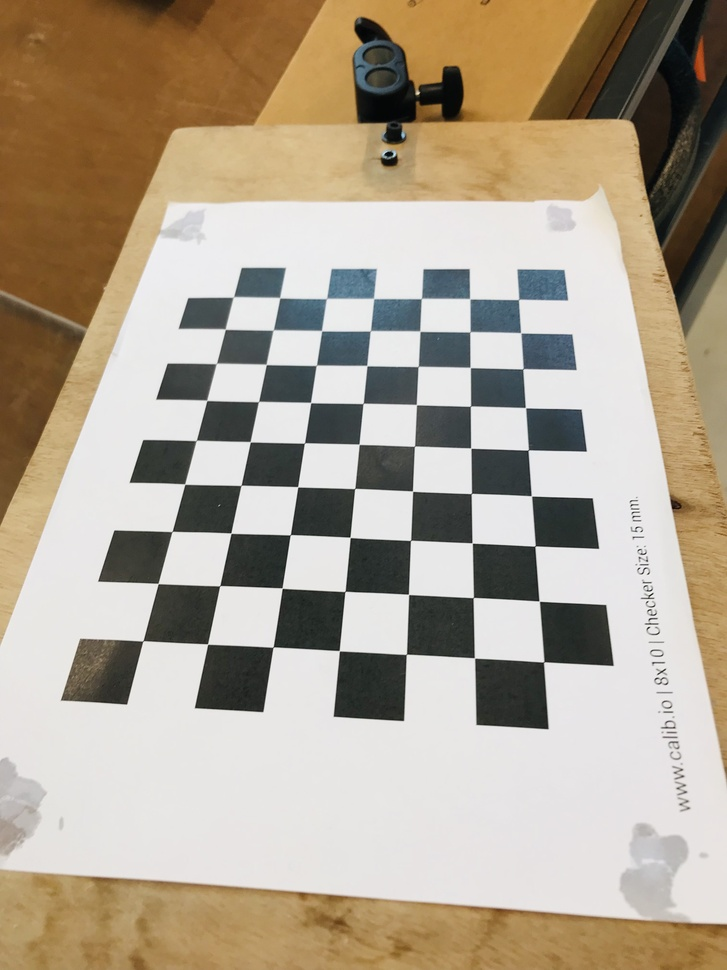
#> input picture calibration/cal/Image (1).jpeg, 727 x 970 px, shrunk from 2448 x 3264 before the run; its folder holds 4 pictures in this run
$ jupyter execute test.ipynb
#> lines starting #> are read from the running program, lines starting #| are printed output that depends on the picture
[cell 1]
import cv2
import numpy as np
import glob
import os

def calibrate_camera(calib_folder, chessboard_size=(7, 9), square_size=15.0):
    # Prepare object points
#> called with calib_folder = 'cal', chessboard_size = (7, 9), square_size = 15
    objp = np.zeros((chessboard_size[0] * chessboard_size[1], 3), np.float32)
    objp[:, :2] = np.mgrid[0:chessboard_size[0], 0:chessboard_size[1]].T.reshape(-1, 2)
    objp *= square_size

    objpoints = []  # 3D points in real world
    imgpoints = []  # 2D points in image plane

    # Load all calibration images in the folder that match "image (*.jpg)"
    image_paths = glob.glob(os.path.join(calib_folder, "Image*.jpeg"))
    image_paths.sort()  # Optional: sort the files in order

    if not image_paths:
        print(f"❌ No calibration images found in {calib_folder}")
        return None, None

    for fname in image_paths:
        img = cv2.imread(fname)
#> img is the input picture: shape (970, 727, 3); mean B, G, R 145, 162.8, 174.7
        if img is None:
            print(f"❌ Could not read {fname}")
            continue

        gray = cv2.cvtColor(img, cv2.COLOR_BGR2GRAY)
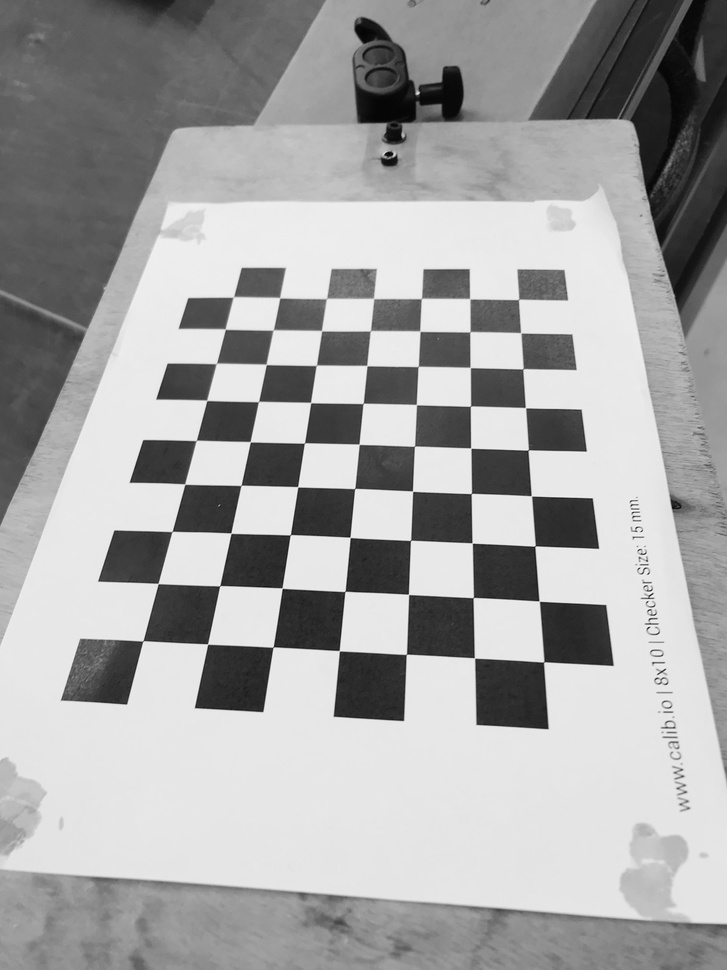
#> gray: shape (970, 727); min 1, max 255, mean 164.3

        # Find chessboard corners
        ret, corners = cv2.findChessboardCorners(
            gray, chessboard_size,
            flags=cv2.CALIB_CB_ADAPTIVE_THRESH + cv2.CALIB_CB_NORMALIZE_IMAGE
        )
#> ret = True; corners = 63 rows, first 8: [233.4, 296.9], [279.8, 297.9], [326.5, 298.5], [373.6, 298.5], [421.2, 298.7], [469.9, 298.8], [518.5, 299.5], [225.4, 329.3]

        if ret:
            objpoints.append(objp)
            corners2 = cv2.cornerSubPix(
                gray, corners, (11, 11), (-1, -1),
                criteria=(cv2.TERM_CRITERIA_EPS + cv2.TERM_CRITERIA_MAX_ITER, 30, 0.001)
            )
#> corners2 = 63 rows, first 8: [233.3, 296.9], [279.7, 297.6], [326.4, 298.6], [373.6, 298.5], [421.3, 298.4], [469.8, 298.7], [518.6, 299.4], [225.3, 329.1]
            imgpoints.append(corners2)
            print(f"✅ Found chessboard in {os.path.basename(fname)}")
        else:
            print(f"❌ Chessboard NOT found in {os.path.basename(fname)}")
#> pass 2 of the loop in calibrate_camera, `for fname in image_paths:`:
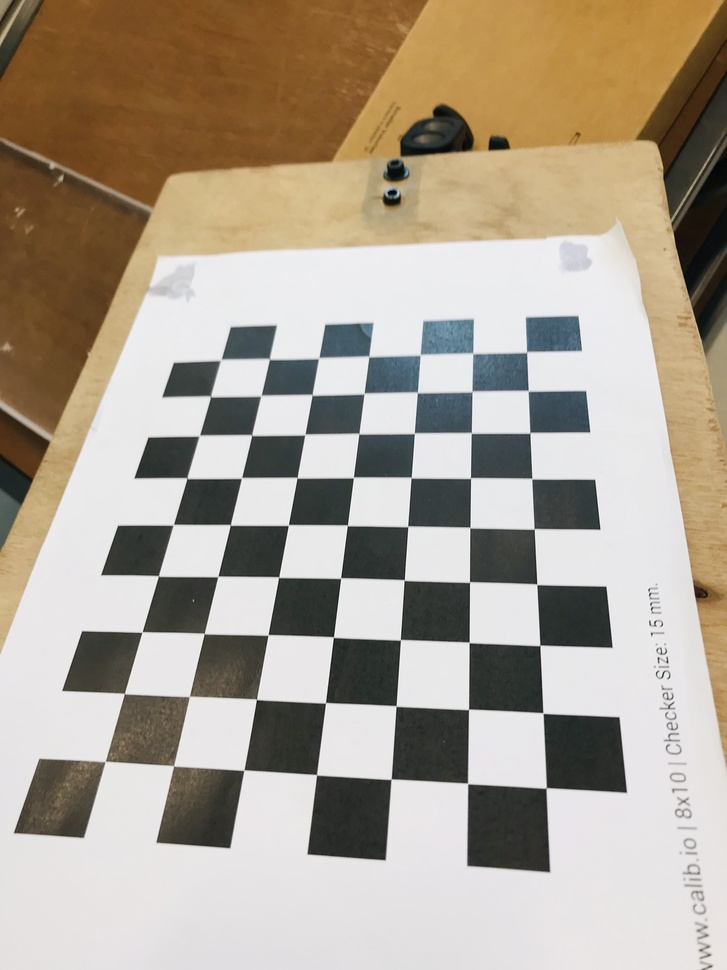
#> input picture calibration/cal/Image (10).jpeg, 727 x 970 px, shrunk from 2448 x 3264 before the run
#> in calibrate_camera, img is the input picture: shape (970, 727, 3); mean B, G, R 146.2, 161.3, 172
#> in calibrate_camera, `gray = cv2.cvtColor(img, cv2.COLOR_BGR2GRAY)`:
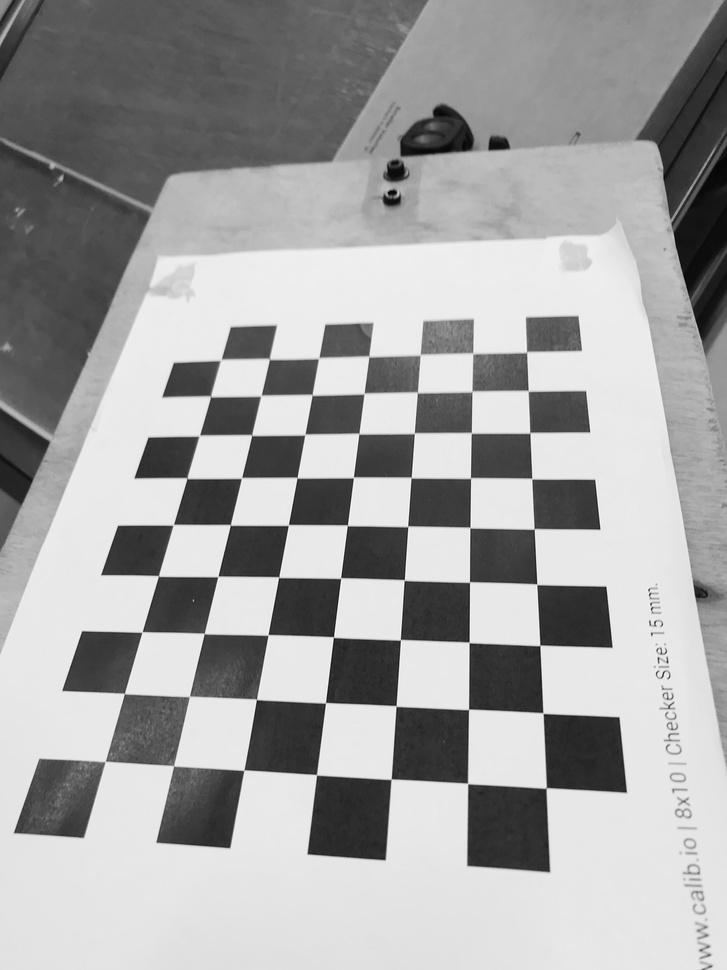
#> gray: shape (970, 727); min 3, max 253, mean 162.8
#> corners = 63 rows, first 8: [546.3, 787.8], [467.6, 783.4], [391.2, 779.1], [316.5, 774.8], [244, 770], [173.6, 765.8], [105.2, 761.5], [543, 713]
#> corners2 = 63 rows, first 8: [546.2, 787.9], [467.6, 783.5], [391.1, 779.2], [316.5, 774.7], [243.9, 770.1], [173.5, 765.8], [105.2, 761.4], [542.9, 713.1]
#> pass 3 of the loop in calibrate_camera, `for fname in image_paths:`:
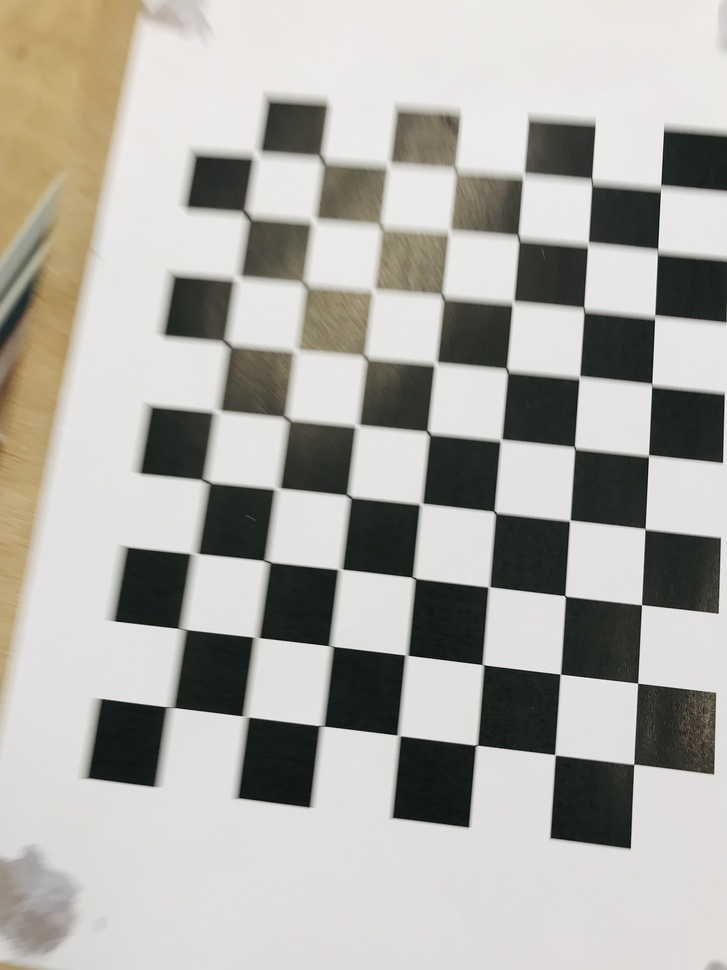
#> input picture calibration/cal/Image (11).jpeg, 727 x 970 px, shrunk from 2448 x 3264 before the run
#> in calibrate_camera, img is the input picture: shape (970, 727, 3); mean B, G, R 165.6, 171.4, 173.4
#> in calibrate_camera, `gray = cv2.cvtColor(img, cv2.COLOR_BGR2GRAY)`:
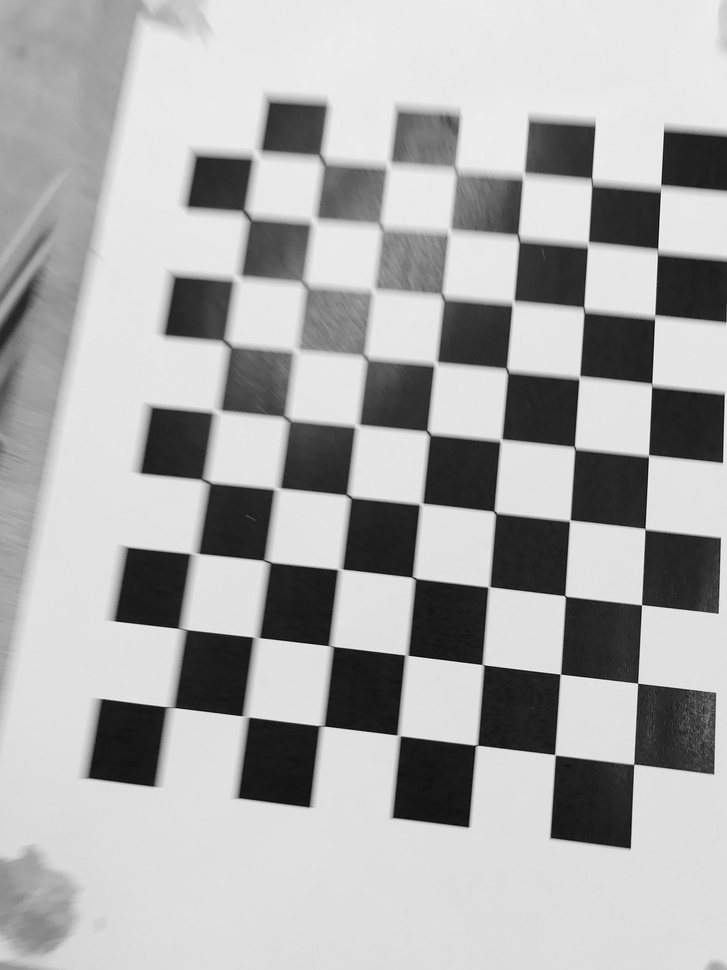
#> gray: shape (970, 727); min 6, max 251, mean 171.4
#> ret = False; corners = 62 rows, first 8: [322, 159.5], [389, 166], [380.5, 226.5], [312.5, 219.5], [456, 170], [449.5, 231.5], [443, 296.5], [372, 289]
#> the loop made 4 passes; the first 3 are shown

    if not objpoints:
        raise RuntimeError("No valid chessboards were detected. Calibration failed.")

    # Calibrate
    ret, camera_matrix, dist_coeffs, rvecs, tvecs = cv2.calibrateCamera(
        objpoints, imgpoints, gray.shape[::-1], None, None)

    print("\n🎯 Calibration Results:")
    print("Camera matrix:\n", camera_matrix)
    print("Distortion coefficients:\n", dist_coeffs.ravel())

    return camera_matrix, dist_coeffs

def main():
    calib_folder = "cal"  # Folder name with your images
    calibrate_camera(calib_folder, chessboard_size=(7, 9), square_size=15.0)

if __name__ == "__main__":
    main()
